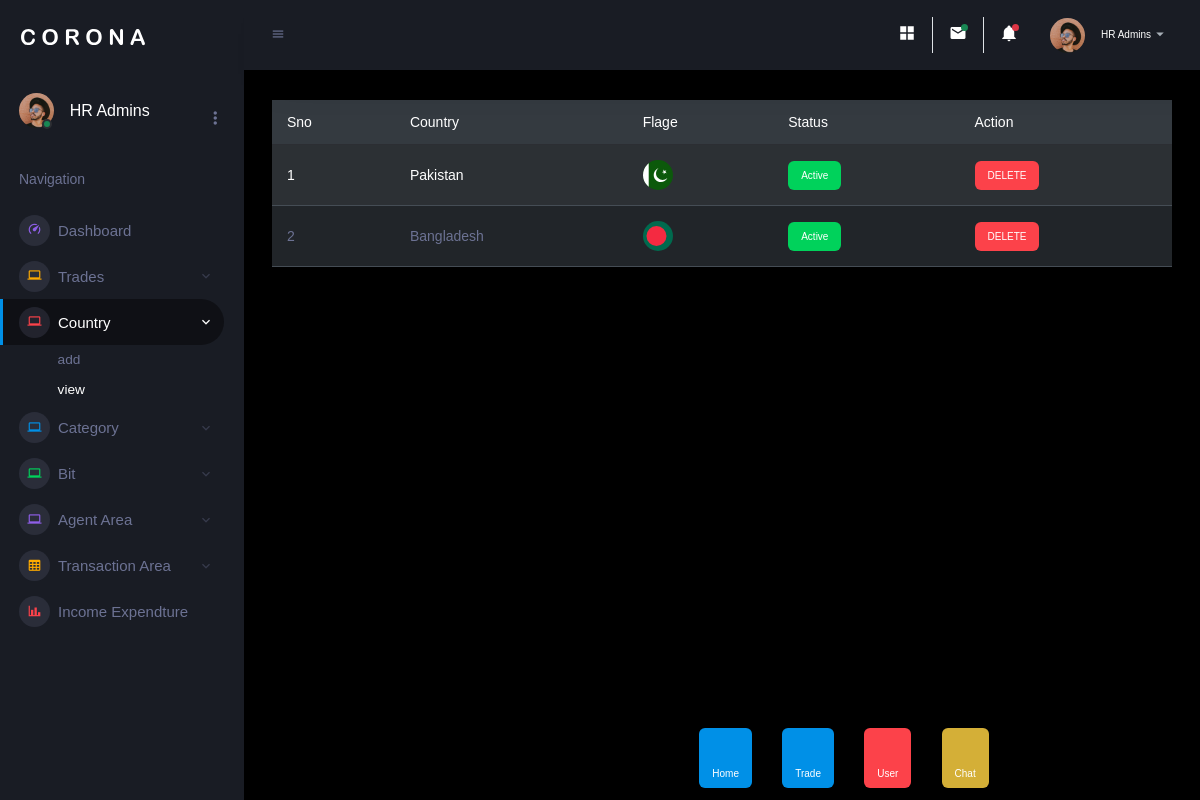
The page /trade/view_country.php (signed in) on the database its author committed.
### tables this page shows
CREATE TABLE `tbl_country` (
  `id` int(11) NOT NULL,
  `name` varchar(50) NOT NULL,
  `flage` varchar(200) NOT NULL,
  `status` int(11) NOT NULL
);

### class/dbClass.php (called while the page is built, shortened)
<?php
class Database
{
	 private $host 		=	"localhost";
	 private $user		=	"root";
	 private $pass	 	=	"";
	 protected $dbName	=	"etechdss_demo";
	 protected $conn 	= 	false;
	 private $result	= 	array();
	public function __construct()
	{
		if (!$this->conn) {
			$this->mysqli=new mysqli($this->host, $this->user,$this->pass,$this->dbName);
			$this->conn=true;
			if ($this->mysqli->connect_error) {
				array_push($this->result, $this->mysqli->connect_error);
				return false;
			}
			else {
				return true;
			}
		}
	}
}
?>

### class/getSetClass.php (called while the page is built, shortened)
<?php
require 'dbClass.php';
class Getdata extends Database
{
	public function query($sql)
	{
		$array = array();
		$query = $this->mysqli->query($sql);
		while ($row = $query->fetch_assoc()) {
			$array[] = $row;
		}
		return $array;
	}
}

### trade/view_country.php (the view, shortened to what this page needs)
<?php require_once "inc/header.php";
$getData = new GetData();
?>
<div class="main-panel">
    <div class="content-wrapper">
        <?php if ($_SESSION['admin']['role'] == "admins") :
        ?>
            <table class="table table-striped table-dark">
                <thead class="thead-dark">
                    <tr>
                        <th>Sno</th>
                        <th>Country </th>
                        <th>Flage </th>
                        <th>Status</th>
                        <th>Action</th>
                    </tr>
                </thead>
                <tbody>
                <?php $data =  $getData->query("SELECT * FROM tbl_country ORDER BY id DESC");
                    $count=1;
                ?>
                <?php foreach($data as $row):  ?>
                    <tr>
                        <td><?= $count++; ?></td>
                        <td><?=  $row['name'] ?></td>
                        <td> <img src="../images/flage/<?= $row['flage'] ?>" alt=""></td>
                        <td> <a href="view-country.php?status=<?= $row['id'] ?>" class="btn <?= ($row['status']==1?'btn-success':'btn-danger')?>"> <?= ($row['status']==1?'Active':'Deacitve')  ?></a></td>
                        <td>
                         <a href="view-country.php?delete=<?= $row['id'] ?>" class="btn btn-danger" >DELETE</a>
                        </td>
                    </tr>
                    <?php endforeach  ?>
                </tbody>
            </table>
        <?php endif ?>
    </div>
    <?php require_once "inc/footer.php"; ?>

### trade/inc/footer.php (style rules this page uses)
.btn { display: inline-block; font-weight: 100; text-align: center; white-space: nowrap; vertical-align: middle; user-select: none; border: 1px solid transparent; padding: 0.375rem 0.75rem; font-size: 10px; line-height: 1.5; border-radius: 6px; transition: all 0.15s ease-in-out; }
a { font-size: 50px; }

### rows shown on the page
tbl_country: name "Pakistan", flage (picture), status "Active"
tbl_country: name "Bangladesh", flage (picture), status "Active"
